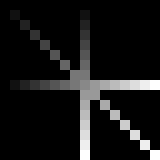

This chart was generated by the following Python code:
#!/usr/bin/env python3
"""
Detailed test for greyscale mode with better visualization
"""

import sys

from PIL import Image
from PyQt6.QtWidgets import QApplication

from indexed_pixel_editor import ColorPaletteWidget, PixelCanvas


def test_greyscale_detailed():
    """Test greyscale mode with detailed visualization"""
    print("🎨 Testing Greyscale Mode - Detailed")

    # Create QApplication for Qt widgets
    QApplication(sys.argv)

    # Create a palette widget with colors
    palette_widget = ColorPaletteWidget()
    print(f"[TEST] Palette colors: {palette_widget.colors}")

    # Create a canvas with the palette
    canvas = PixelCanvas(palette_widget)

    # Create a 16x16 test image
    canvas.new_image(16, 16)
    print("[TEST] Created 16x16 image")

    # Draw a pattern with different colors
    for i in range(16):
        # Draw a diagonal line with different colors
        canvas.current_color = i
        canvas.draw_pixel(i, i)
        # Draw a horizontal line
        canvas.draw_pixel(i, 8)
        # Draw a vertical line
        canvas.draw_pixel(8, i)

    print("[TEST] Drew test pattern")

    # Test color mode
    print("\n--- Color Mode ---")
    canvas.greyscale_mode = False
    color_img = canvas.get_pil_image()
    if color_img:
        # Scale up for better visibility
        color_img_scaled = color_img.resize((160, 160), Image.NEAREST)
        color_img_scaled.save("test_color_detailed.png")
        print("✓ Saved test_color_detailed.png (160x160)")

        # Check colors
        print(f"Color at (0,0): {color_img.getpixel((0, 0))}")
        print(f"Color at (1,1): {color_img.getpixel((1, 1))}")
        print(f"Color at (2,2): {color_img.getpixel((2, 2))}")

    # Test greyscale mode
    print("\n--- Greyscale Mode ---")
    canvas.greyscale_mode = True
    grey_img = canvas.get_pil_image()
    if grey_img:
        # Scale up for better visibility
        grey_img_scaled = grey_img.resize((160, 160), Image.NEAREST)
        grey_img_scaled.save("test_greyscale_detailed.png")
        print("✓ Saved test_greyscale_detailed.png (160x160)")

        # Check colors - should be different shades of grey
        print(f"Grey at (0,0): {grey_img.getpixel((0, 0))}")
        print(f"Grey at (1,1): {grey_img.getpixel((1, 1))}")
        print(f"Grey at (2,2): {grey_img.getpixel((2, 2))}")

    # Test color preview (simulating the preview functionality)
    print("\n--- Color Preview ---")
    if canvas.image_data is not None:
        # Create indexed image with color palette
        img = Image.fromarray(canvas.image_data, mode="P")

        # Set palette using the actual palette colors
        palette = []
        for color in palette_widget.colors:
            palette.extend(color)

        # Pad to 256 colors
        while len(palette) < 768:
            palette.extend([0, 0, 0])

        img.putpalette(palette)

        # Scale up for better visibility
        img_scaled = img.resize((160, 160), Image.NEAREST)
        img_scaled.save("test_preview_detailed.png")
        print("✓ Saved test_preview_detailed.png (160x160)")

        # Check colors
        print(f"Preview at (0,0): {img.getpixel((0, 0))}")
        print(f"Preview at (1,1): {img.getpixel((1, 1))}")
        print(f"Preview at (2,2): {img.getpixel((2, 2))}")

    # Convert to RGB and check actual colors
    print("\n--- RGB Color Analysis ---")
    if color_img and grey_img:
        color_rgb = color_img.convert("RGB")
        grey_rgb = grey_img.convert("RGB")

        print(f"Color mode RGB at (1,1): {color_rgb.getpixel((1, 1))}")
        print(f"Grey mode RGB at (1,1): {grey_rgb.getpixel((1, 1))}")

        # Should be: color is pink (255, 183, 197), grey is ~17 (1*17)
        color_rgb_scaled = color_rgb.resize((160, 160), Image.NEAREST)
        grey_rgb_scaled = grey_rgb.resize((160, 160), Image.NEAREST)

        color_rgb_scaled.save("test_color_rgb_detailed.png")
        grey_rgb_scaled.save("test_grey_rgb_detailed.png")

        print("✓ Saved RGB versions for comparison")

    print("\n✅ Detailed greyscale mode test completed!")
    return True

if __name__ == "__main__":
    success = test_greyscale_detailed()
    sys.exit(0 if success else 1)
